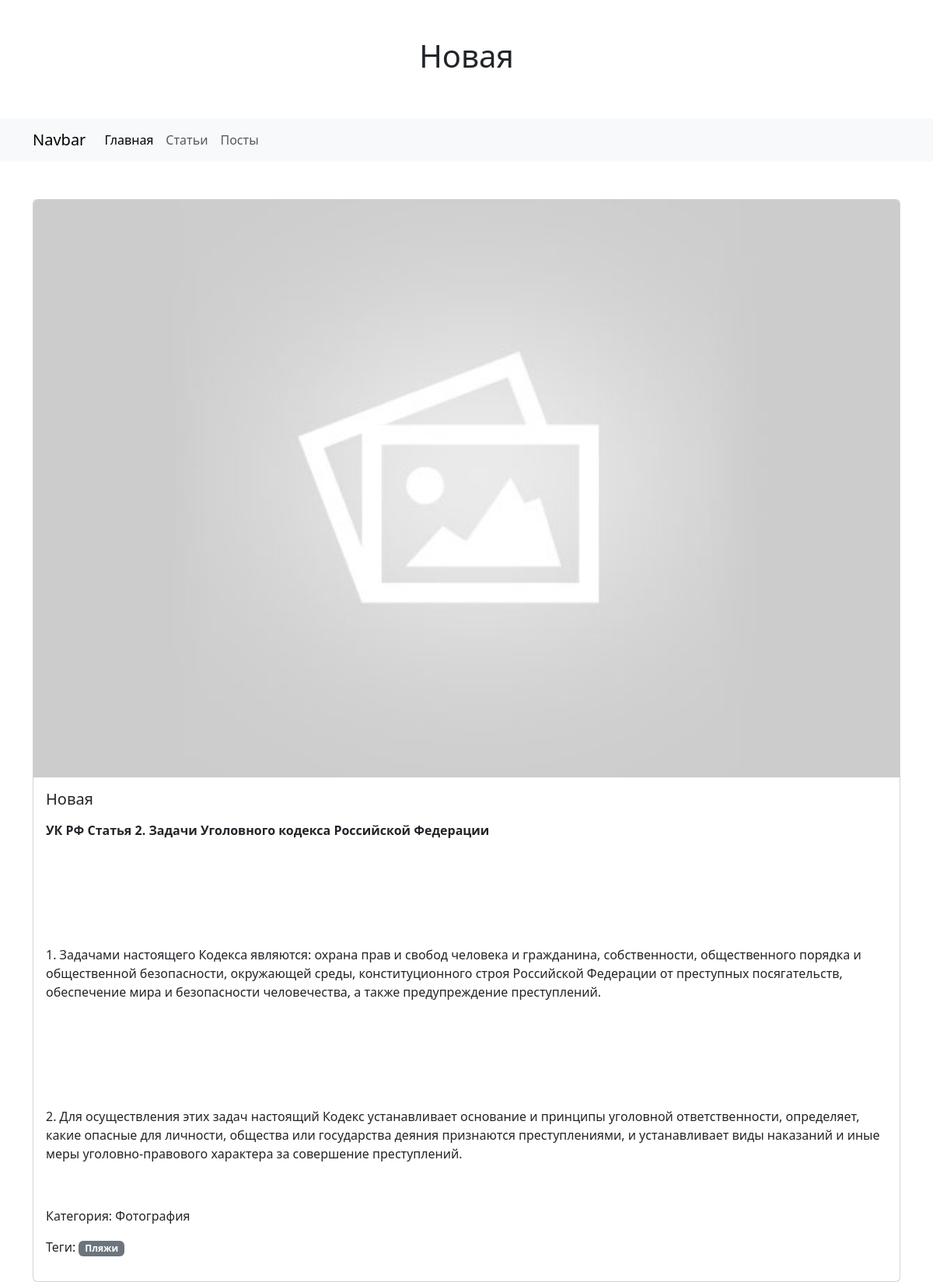
Page /articles/novaia/ on the committed database.
### articles/models.py (models this page shows, shortened)
class Article(models.Model):
    id = models.AutoField(primary_key=True, verbose_name="ID")
    name = models.CharField(max_length=255, verbose_name="Название статьи")
    content = CKEditor5Field(verbose_name='Описание', config_name='extends')
    excerpt = models.TextField(verbose_name='Отрывок', blank=True)
    featured_image = models.ImageField(
        blank=True, default="default.jpg", upload_to="images/", verbose_name="Изображение"
    )
    slug = models.SlugField(unique=True, verbose_name="Слаг статьи")
    tags = models.ManyToManyField(Tag, verbose_name="Теги")
    category = models.ForeignKey(
        Category, on_delete=models.SET_NULL, null=True, verbose_name="Категория"
    )

class Category(models.Model):
    id = models.AutoField(primary_key=True, verbose_name="ID")
    name = models.CharField(max_length=255, verbose_name="Название категории")
    slug = models.SlugField(unique=True, verbose_name="Слаг категории")

class Tag(models.Model):
    id = models.AutoField(primary_key=True, verbose_name="ID")
    name = models.CharField(max_length=255, verbose_name="Название тега")
    slug = models.SlugField(unique=True, verbose_name="Слаг тега")

### articles/views.py (the view)
# urls.py: path('<slug:slug>/', views.article_detail, name='article.detail'),
def article_detail(request, slug):
    article = get_object_or_404(Article, slug=slug)
    return render(request, 'articles/detail.html', {'article': article})

### articles/templates/articles/detail.html (shortened to what this page needs)
{% extends "base.html" %}
{% block header %}{{ form.media }}{{ article.name }}{% endblock header %}
{% block content %}
<div class="card">
    <img src="{{ article.featured_image.url }}" class="card-img-top" alt="{{ article.name }}">
    <div class="card-body">
        <h5 class="card-title">{{ article.name }}</h5>
        <p class="card-text">{{ article.content|safe }}</p>
        <p>Категория: {{ article.category.name }}</p>
        <p>Теги:
            {% for tag in article.tags.all %}
            <span class="badge bg-secondary">{{ tag.name }}</span>
            {% endfor %}
        </p>
    </div>
</div>
{% endblock content %}

### rows in the picture
Article: name "Новая", featured_image (placeholder picture), content "УК РФ Статья 2. Задачи Уголовного кодекса Российской Федерации 1. Задачами настоящего Кодекса являются: охрана прав и свобод человека и гражданина, собственности, общественного порядка и общественной безопасности, окружающей среды, конституционного строя Российской Федерации от преступных посягательств, обеспечение мира и безопасности человечества, а также предупреждение преступлений. 2. Для осуществления этих задач настоящий Кодекс устанавливает основание и принципы уголовной ответственности, определяет, какие опасные для личности, общества или государства деяния признаются преступлениями, и устанавливает виды наказаний и иные меры уголовно-правового характера за совершение преступлений.", category.name "Фотография"
Tag: name "Пляжи"
